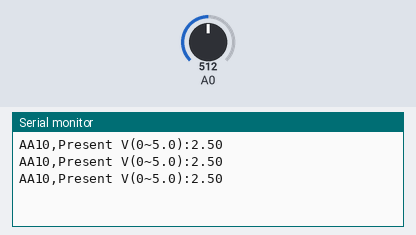
This sketch was run on a simulated Arduino Uno, built with avr-gcc and run on an emulated ATmega328P. Shown: the last lines printed to the serial monitor. The inputs (shaded band) are chosen by the test bench; at power-on: A0 = 512.

Above: at 1.3 s.
1.4 s: A0 set to 716
At 1.9 s:
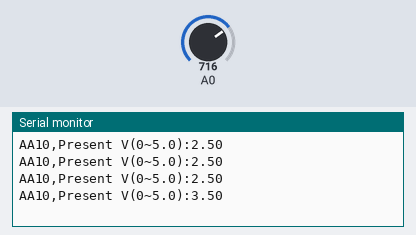
2.9 s: A0 set to 900
At 3.4 s:
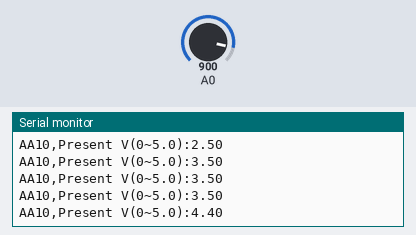
Timing chart, 0 to 5.9 s (numbered marks = the images above; inputs shaded):
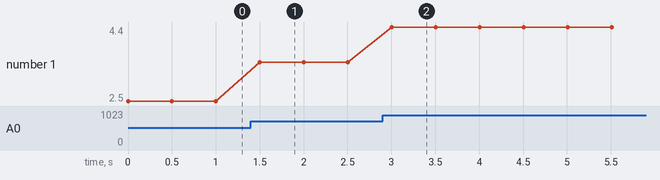

Measured:
- after the input at 1.4 s, the serial monitor: prints a new line after 0.10 s (image 1)
- after the input at 2.9 s, the serial monitor: prints a new line after 0.10 s (image 2)
- plotted number 1: 2.5 → 3.5 after the input at 1.4 s, 3.5 → 4.4 after the input at 2.9 s

The sketch:

analog_read_start.ino
```cpp
/*
  AnalogReadSerial

  Reads an analog input on pin 0, prints the result to the Serial Monitor.
  Attach the center pin of a potentiometer to pin A0,
  and the outside pins to +5V and ground.
*/

void setup() {
  // initialize serial communication at 9600 bits per second:
  Serial.begin(9600);
}

void loop() {
  // read the input on analog pin 0:
  int sensorValue=analogRead(A0);
  Serial.print("AA10,Present V(0~5.0):");
  float voltage =sensorValue*(5.0/1023.0); //v
  Serial.println(voltage);
  // print out the value you read:
  delay(500);        // 2 Hz sampling
}
```
